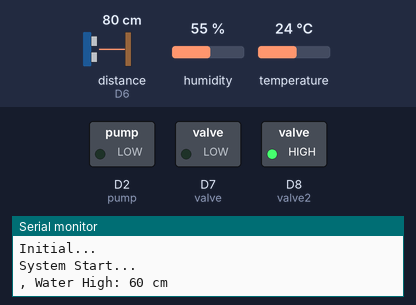
Recording of a sketch running on a simulated ESP8266 (NodeMCU). Parts: switched loads named in the sketch (green lamp = pin HIGH), the last lines printed to the serial monitor. Wiring (inferred from the names in the program): ultrasonic range finder: trigger D5; echo D6. The test bench sets the inputs (shaded band); at power-on: distance to the obstacle (sensor on D6) 80 cm, humidity 55 %, temperature 24 °C. The echo pulse lasts 58.3 µs per cm; the local clock reads 2024-03-15 10:24:30 at power-on unless the sketch sets it; pins used as bus, display or sensor lines are not drawn.

Above: at 0.1 s.
At 0.6 s:
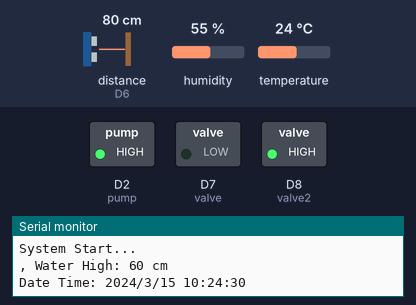
Timing chart, 0 to 2.1 s (numbered marks = the images above):
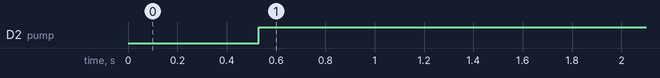

The sketch:

FarmAngleSystemTimer.ino
```cpp
/* Farm Angel System
   20230113
   By Khanchai Wongsit
   Version 3
   + IOT
*/

//// Template ID, Device Name and Auth Token are provided by the Blynk.Cloud
//// See the Device Info tab, or Template settings
//
//#define BLYNK_TEMPLATE_ID "TMPLWMJ2OJ4h"
//#define BLYNK_DEVICE_NAME "Angel FarmCopy"
//#define BLYNK_AUTH_TOKEN "e4yCJjpRsAZrREbE1kkGFnIg9q69g4DO"
//
//// Comment this out to disable prints and save space
//#define BLYNK_PRINT Serial
//
//#include <ESP8266WiFi.h>
//#include <BlynkSimpleEsp8266.h>

#include <Wire.h>
#include "DS3231.h"

#include "DHT.h"
RTClib RTC;
DS3231 Clock;

//char auth[] = BLYNK_AUTH_TOKEN;

// Your WiFi credentials.
// Set password to "" for open networks.
//char ssid[] = "@AngleFarm"; //"@AngleFarm";
//char pass[] = "0883779930";  //"0883779930";

//BlynkTimer timer;

int control_mode = 1; //mode 1=auto, 0=manual
boolean control_val = true; //control true=on val1, false=on val2

#define DHTPIN 2
#define DHTTYPE DHT11
DHT dht(DHTPIN, DHTTYPE);
float humidity = 0.0;
float temperature = 0.0;
float humidity_prev = 0.0;
float temperature_prev = 0.0;

/* Sensor */
const int ult_trig = D5;  //D5
const int ult_echo = D6;  //D6

/*  Load */
const int pump = D2;   //D2
const int valve = D7;   //D3
const int valve2 = D8;   //D8

/* Water Level (cm.)*/
const int tank_high = 140;
const int water_low = 50;
const int water_high = 110;
long water_level = 0;

String pump_status;
String valve_status;
long BoxTemperature;

/* Function */
long microsecondsToCentimeters(long microseconds);
long check_water(void);
void Timer1(int Tnow,int Tminute, int Ton, int Toff);
void pump_on(void);
void pump_off(void);
void valve_on(void);    //on valve alternative
void valve_off(void);   //off valve alternative
void valve1_on(void);
void valve1_off(void);
void valve2_on(void);
void valve2_off(void);

////Control Valve
//// This function is called every time the Virtual Pin 0 state changes
//BLYNK_WRITE(V0)
//{
//  // Set incoming value from pin V0 to a variable
//  int value = param.asInt();
//  //Valve
//  if (value == 1) {
//    valve_on();
//  } else {
//    valve_off();
//  }
//}
//
////Control Pump
//// This function is called every time the Virtual Pin 0 state changes
//BLYNK_WRITE(V4)
//{
//  // Set incoming value from pin V0 to a variable
//  int value = param.asInt();
//  //Pump
//  if (value == 1) {
//    pump_on();
//  } else {
//    pump_off();
//  }
//}
//
////Control Mode Auto/Manual
//BLYNK_WRITE(V9)
//{
//  // Set incoming value from pin V0 to a variable
//  int value = param.asInt();
//  // Update state
//  Blynk.virtualWrite(V10, value);
//  control_mode = value;
//}
//
//// This function is called every time the device is connected to the Blynk.Cloud
//BLYNK_CONNECTED()
//{
//  // Change Web Link Button message to "Congratulations!"
//  Blynk.setProperty(V3, "offImageUrl", "https://static-image.nyc3.cdn.digitaloceanspaces.com/general/fte/congratulations.png");
//  Blynk.setProperty(V3, "onImageUrl",  "https://static-image.nyc3.cdn.digitaloceanspaces.com/general/fte/congratulations_pressed.png");
//  Blynk.setProperty(V3, "url", "https://docs.blynk.io/en/getting-started/what-do-i-need-to-blynk/how-quickstart-device-was-made");
//}

// This function sends Arduino's uptime every second to Virtual Pin 2.
//void myTimerEvent()
//{
//  // You can send any value at any time.
//  // Please don't send more that 10 values per second.
//  //Blynk.virtualWrite(V2, millis() / 1000);
//  ESP.wdtFeed();              //Start WDT Count
//
//}


void setup () {
  Serial.begin(115200);
  Wire.begin();

  //Initial Load
  Serial.println("Initial...");

  dht.begin();

  //Blynk.begin(auth, ssid, pass);
  // You can also specify server:
  //Blynk.begin(auth, ssid, pass, "blynk.cloud", 80);
  //Blynk.begin(auth, ssid, pass, IPAddress(192,168,1,100), 8080);

  // Setup a function to be called every second
  //timer.setInterval(1000L, myTimerEvent);

  //INPUT
  pinMode(ult_trig, OUTPUT);
  pinMode(ult_echo, INPUT);
  //OUTPUT
  pinMode(pump, OUTPUT);
  pinMode(valve, OUTPUT);
  pinMode(valve2, OUTPUT);

  //Blynk.virtualWrite(V10, 1);  //Set Auto Mode

  pump_off();
  valve1_off();
  valve2_off();

  //Watch Dog Timer HW WDT = 8 sec
  ESP.wdtDisable();           //Disable Software WDT
  //ESP.wdtFeed();              //Start WDT Count
  Serial.println("System Start... ");
}

void loop () {

  //Blynk.run();
  //timer.run();
  // You can inject your own code or combine it with other sketches.
  // Check other examples on how to communicate with Blynk. Remember
  // to avoid delay() function!

  //Sensor Measuring and send
  temperature = dht.readTemperature();
  //Blynk.virtualWrite(V6, temperature);
  humidity = dht.readHumidity();
  //Blynk.virtualWrite(V7, humidity);
  water_level = check_water();  /* Check water level */
  //Blynk.virtualWrite(V8, water_level);

  DateTime now = RTC.now();  //Check Time
  // BoxTemperature = Clock.getTemperature();
   String dt = String(now.year(), DEC) + "/" + String(now.month(), DEC) + "/" + String(now.day(), DEC) + " " + String(now.hour(), DEC)+ ":" + String(now.minute(), DEC)+ ":" + String(now.second(), DEC) ;
   Serial.print("Date Time: ");
   Serial.println(dt);
   //Blynk.virtualWrite(V11, dt);

  //Auto Mode
  if (control_mode == 1) { //Auto

    if (now.hour() != 165) {            /* Check RTC Operating if 165 = error */

      if ((now.second() % 10) == 0) {
        Timer1(now.hour(),now.minute(), 8, 14);          /* call Timer1 Control Operation Hour Start, Stop*/

        if (digitalRead(pump) == HIGH) {
          //Blynk.virtualWrite(V5, 1);
        } else {
          //Blynk.virtualWrite(V5, 0);
        }
        //Status Valve
        if (digitalRead(valve) == HIGH) {
          //Blynk.virtualWrite(V1, 1);
        } else {
          //Blynk.virtualWrite(V1, 0);
        }
        //Status Valve2
        if (digitalRead(valve2) == LOW) {
          //Blynk.virtualWrite(V12, 1);
        } else {
          //Blynk.virtualWrite(V12, 0);
        }
      } else {
        Serial.println();

      }
    } else { /* RTC Not found */
      Serial.println("RTC not found ! ,Off Pump and Valve. please check RTC device");
      pump_off();
      valve_off();

      control_mode = 0; //Manual
      // Update state
      //Blynk.virtualWrite(V10, control_mode);
      //Blynk.virtualWrite(V11, "RTC not found !");
    }
  }else{
  /* Control pump */
    if (water_level >= water_high) {
      Serial.println(", Pump Off");
      pump_off();
    }
  }
  delay(1000);
  ESP.wdtFeed();              //Re-start HW WDT Count
}

long microsecondsToCentimeters(long microseconds)
{
  // The speed of sound is 340 m/s or 29 microseconds per centimeter.
  // The ping travels out and back, so to find the distance of the
  // object we take half of the distance travelled.
  return microseconds / 29 / 2;
}


long check_water(void) {
  long duration, cm, water_level;

  digitalWrite(ult_trig, LOW);
  delayMicroseconds(2);
  digitalWrite(ult_trig, HIGH);
  delayMicroseconds(5);
  digitalWrite(ult_trig, LOW);
  pinMode(ult_echo, INPUT);
  duration = pulseIn(ult_echo, HIGH);

  cm =  microsecondsToCentimeters(duration);

  if (cm > 4 && cm < tank_high) {
    water_level = tank_high - cm;
  } else {
    water_level = 0;
  }

  Serial.print(", Water High: ");
  Serial.print(water_level);
  Serial.print(" cm");
  Serial.println();
  delay(500);
  return water_level;
}

/* ontrol Pump and Valve */
void Timer1(int Tnow,int Tminute, int Ton, int Toff) {
  if ((Tnow >= Ton) && (Tnow <= Toff)) {
    //Serial.print(", Timer1 On");
    //water_level = check_water();  /* Check water level */
    if (Tnow < 13){  //morning to midday high solar power
     if(Tminute>30 && Tminute<=40){
        valve1_off();
        valve2_on();
    }else if(Tminute>40){
        valve1_on();
        valve2_off();
        pump_off();
    }else{
      valve1_off();
      valve2_off();
      pump_on();
    }
    }else{    //Afternoon low solar power
      if(Tminute>35 && Tminute<=40){
        valve1_off();
        valve2_on();
    }else if(Tminute>40){
        valve1_on();
        valve2_off();
        pump_off();
    }else{
      valve1_off();
      valve2_off();
      pump_on();
    }
    }
    /* Control Val */
//    if ((water_level > (water_high-5))) {
//      Serial.print(", Valve On");
//      //valve_on();
//      if(Tnow<10){
//        valve2_on();
//      }else{
//        valve1_on();
//      }
//    }
//    /*
//    if ((water_level < water_low)) {
//      Serial.print(", Valve Off");
//      valve_off();
//      delay(5000);
//    }*/
//    /* Control pump */
//    if (water_level >= water_high) {
//      Serial.println(", Pump Off");
//      pump_off();
//      delay(5000);
//    } else {
//      Serial.println(", Pump On");
//      pump_on();
//    }
  } else {
    Serial.print(", Timer1 Off");
    water_level = check_water();  /* Check water level */
    if (water_level >= water_low) {
      Serial.print(", Valve On");
      valve_on();
    } else {
      Serial.print(", Valve Off");
      valve_off();
      delay(5000);
    }
    //Serial.println(", Pump Off");
    pump_off();

  }
}

void pump_on(void) {
  digitalWrite(pump, HIGH);
  //Blynk.virtualWrite(V5, 1);      // Update state
}

void pump_off(void) {
  digitalWrite(pump, LOW);
  //Blynk.virtualWrite(V5, 0);      // Update state
}

//on valve alternative
void valve_on(void) {
  if(control_val==true){
    digitalWrite(valve, HIGH); //On Valve
    //Blynk.virtualWrite(V1, 1);      // Update state
  }else{
    digitalWrite(valve2, LOW); //On Valve2
    //Blynk.virtualWrite(V12, 1);           // Update state
  }
}

//off valve alternative
void valve_off(void) {
  if(control_val==true){
    digitalWrite(valve, LOW);        //Off Valve
    control_val=false;              //change valve
    //Blynk.virtualWrite(V1, 0);      // Update state
  }else{
    digitalWrite(valve2, HIGH);     //Off Valve2
    control_val=true;               //change valve
    //Blynk.virtualWrite(V12, 0);     // Update state
  }
}


void valve1_on(void) {
    digitalWrite(valve, HIGH); //On Valve
    //Blynk.virtualWrite(V1, 1);      // Update state
}

void valve1_off(void) {
    digitalWrite(valve, LOW);        //Off Valve
    //Blynk.virtualWrite(V1, 0);      // Update state
}


void valve2_on(void) {
    digitalWrite(valve2, LOW);        //On Valve2
    //Blynk.virtualWrite(V12, 1);       // Update state
}

void valve2_off(void) {
    digitalWrite(valve2, HIGH);     //Off Valve2
    //Blynk.virtualWrite(V12, 0);     // Update state
}
```

Measured:
- by itself, D2 (pump): LOW → HIGH at 0.53 s
